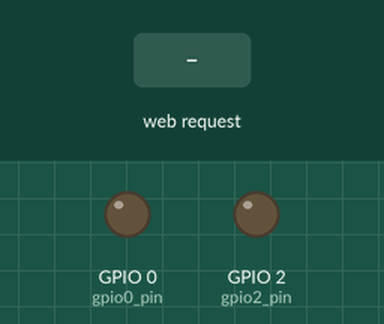
A sketch run on a simulated ESP8266 (NodeMCU). Parts: output pins drawn as LEDs (lit = HIGH). The inputs (shaded band) are chosen by the test bench. WiFi joins after 1.5 s; servers stay silent unless stated; what the sketch prints to the serial monitor is not drawn.

Above: at 3.7 s.
3.8 s: HTTP request GET /socket1On received
At 4.1 s:
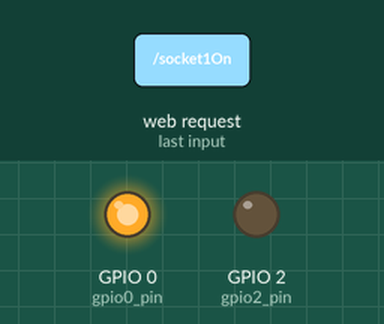
5.3 s: HTTP request GET /socket2On received
At 6.4 s:
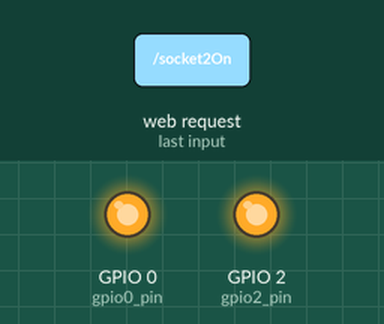
6.8 s: HTTP request GET /socket1Off received
At 7.5 s:
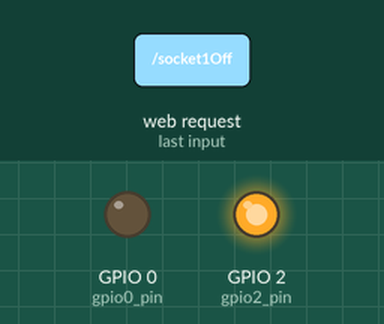
8.3 s: HTTP request GET /socket2Off received
At 8.7 s:
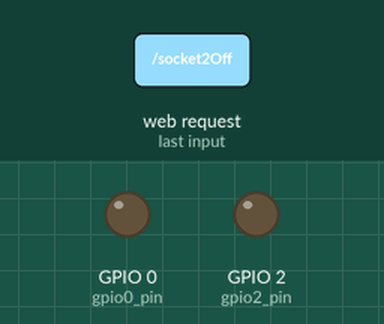
Timing chart, 0 to 10.8 s (numbered marks = the images above; inputs shaded):
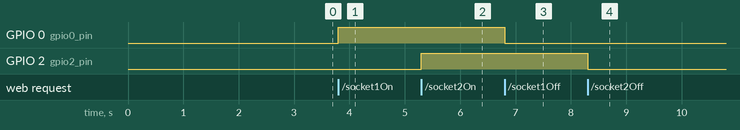

Measured:
- after the input at 3.8 s, GPIO 0 (gpio0_pin): LOW → HIGH at once
- after the input at 5.3 s, GPIO 2 (gpio2_pin): LOW → HIGH at once
- after the input at 6.8 s, GPIO 0 (gpio0_pin): HIGH → LOW at once
- after the input at 8.3 s, GPIO 2 (gpio2_pin): HIGH → LOW at once

The sketch:

ESP8266.ino
```cpp
/*********
  Автор – Руи Сантос (Rui Santos)
  Более подробно о проекте на: http://randomnerdtutorials.com
*********/

#include <ESP8266WiFi.h>
#include <WiFiClient.h>
#include <ESP8266WebServer.h>
#include <ESP8266mDNS.h>

MDNSResponder mdns;

// впишите сюда данные, соответствующие вашей сети:
const char* ssid = "YOUR_SSID";
const char* password = "YOUR_PASSWORD";

ESP8266WebServer server(80);

String webPage = "";

int gpio0_pin = 0;
int gpio2_pin = 2;

void setup(void){
  webPage += "<h1>ESP8266 Web Server</h1><p>Socket #1 <a href=\"socket1On\"><button>ON</button></a>&nbsp;<a href=\"socket1Off\"><button>OFF</button></a></p>";
  webPage += "<p>Socket #2 <a href=\"socket2On\"><button>ON</button></a>&nbsp;<a href=\"socket2Off\"><button>OFF</button></a></p>";

  // подготавливаем GPIO-контакты:
  pinMode(gpio0_pin, OUTPUT);
  digitalWrite(gpio0_pin, LOW);
  pinMode(gpio2_pin, OUTPUT);
  digitalWrite(gpio2_pin, LOW);

  delay(1000);
  Serial.begin(115200);
  WiFi.begin(ssid, password);
  Serial.println("");

  // ждем соединения:
  while (WiFi.status() != WL_CONNECTED) {
    delay(500);
    Serial.print(".");
  }
  Serial.println("");
  Serial.print("Connected to ");  //  "Подключились к "
  Serial.println(ssid);
  Serial.print("IP address: ");  //  "IP-адрес: "
  Serial.println(WiFi.localIP());

  if (mdns.begin("esp8266", WiFi.localIP())) {
    Serial.println("MDNS responder started");
               //  "Запущен MDNSresponder"
  }

  server.on("/", [](){
    server.send(200, "text/html", webPage);
  });
  server.on("/socket1On", [](){
    server.send(200, "text/html", webPage);
    digitalWrite(gpio0_pin, HIGH);
    delay(1000);
  });
  server.on("/socket1Off", [](){
    server.send(200, "text/html", webPage);
    digitalWrite(gpio0_pin, LOW);
    delay(1000);
  });
  server.on("/socket2On", [](){
    server.send(200, "text/html", webPage);
    digitalWrite(gpio2_pin, HIGH);
    delay(1000);
  });
  server.on("/socket2Off", [](){
    server.send(200, "text/html", webPage);
    digitalWrite(gpio2_pin, LOW);
    delay(1000);
  });
  server.begin();
  Serial.println("HTTP server started");
}

void loop(void){
  server.handleClient();
}
```
